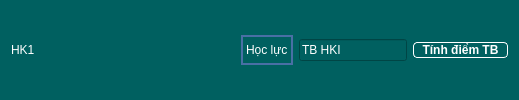
            <widget class="QWidget" name="widget_24" native="true">
             <property name="styleSheet">
              <string notr="true">background-color: rgb(0, 96, 96);
color: rgb(255, 255, 255);</string>
             </property>
             <layout class="QHBoxLayout" name="horizontalLayout_29">
              <item>
               <widget class="QLabel" name="hk_num_2">
                <property name="styleSheet">
                 <string notr="true"/>
                </property>
                <property name="text">
                 <string>HK1</string>
                </property>
               </widget>
              </item>
              <item>
               <spacer name="horizontalSpacer_33">
                <property name="orientation">
                 <enum>Qt::Horizontal</enum>
                </property>
                <property name="sizeHint" stdset="0">
                 <size>
                  <width>40</width>
                  <height>20</height>
                 </size>
                </property>
               </spacer>
              </item>
              <item>
               <spacer name="horizontalSpacer_34">
                <property name="orientation">
                 <enum>Qt::Horizontal</enum>
                </property>
                <property name="sizeHint" stdset="0">
                 <size>
                  <width>40</width>
                  <height>20</height>
                 </size>
                </property>
               </spacer>
              </item>
              <item>
               <spacer name="horizontalSpacer_35">
                <property name="orientation">
                 <enum>Qt::Horizontal</enum>
                </property>
                <property name="sizeHint" stdset="0">
                 <size>
                  <width>40</width>
                  <height>20</height>
                 </size>
                </property>
               </spacer>
              </item>
              <item>
               <spacer name="horizontalSpacer_36">
                <property name="orientation">
                 <enum>Qt::Horizontal</enum>
                </property>
                <property name="sizeHint" stdset="0">
                 <size>
                  <width>40</width>
                  <height>20</height>
                 </size>
                </property>
               </spacer>
              </item>
              <item>
               <spacer name="horizontalSpacer_37">
                <property name="orientation">
                 <enum>Qt::Horizontal</enum>
                </property>
                <property name="sizeHint" stdset="0">
                 <size>
                  <width>40</width>
                  <height>20</height>
                 </size>
                </property>
               </spacer>
              </item>
              <item>
               <widget class="QLabel" name="hoc_luc_2">
                <property name="minimumSize">
                 <size>
                  <width>0</width>
                  <height>30</height>
                 </size>
                </property>
                <property name="maximumSize">
                 <size>
                  <width>16777215</width>
                  <height>30</height>
                 </size>
                </property>
                <property name="styleSheet">
                 <string notr="true">border: 2px solid #4A6FA5;</string>
                </property>
                <property name="text">
                 <string>Học lực</string>
                </property>
               </widget>
              </item>
              <item>
               <widget class="QLineEdit" name="tb_term_2">
                <property name="text">
                 <string>TB HKI</string>
                </property>
               </widget>
              </item>
              <item>
               <widget class="QPushButton" name="nut_tinh_tb_hk_2">
                <property name="minimumSize">
                 <size>
                  <width>95</width>
                  <height>0</height>
                 </size>
                </property>
                <property name="maximumSize">
                 <size>
                  <width>95</width>
                  <height>16777215</height>
                 </size>
                </property>
                <property name="font">
                 <font>
                  <pointsize>9</pointsize>
                  <weight>75</weight>
                  <bold>true</bold>
                 </font>
                </property>
                <property name="styleSheet">
                 <string notr="true">    border: 1px solid #ffffff; 
    border-radius: 4px;</string>
                </property>
                <property name="text">
                 <string>Tính điểm TB</string>
                </property>
               </widget>
              </item>
             </layout>
            </widget>
